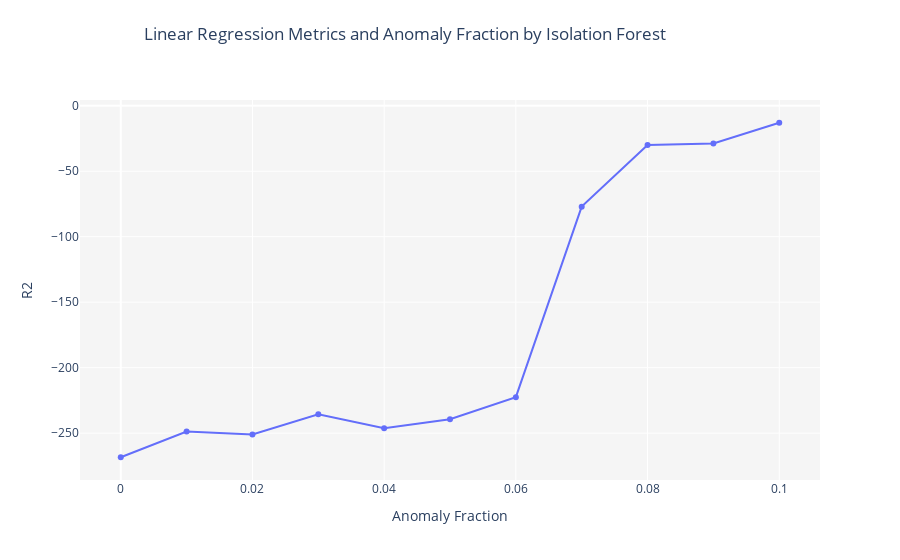

The code cell stored with this chart in its notebook:
### Code cell
tuned = tune_model(iforest,supervised_target = 'attack')

### Figure 1 — Plotly figure (JSON) as saved in the notebook; plotly's stock layout.template omitted (floating-point values rounded to 4 significant figures)
{"data": [{"mode": "lines+markers", "name": "R2", "type": "scatter", "x": [0, 0.01, 0.02, 0.03, 0.04, 0.05, 0.06, 0.07, 0.08, 0.09, 0.1], "y": [-268.4, -248.8, -251.0, -235.7, -246.3, -239.4, -222.5, -77.03, -29.91, -28.78, -12.97]}], "layout": {"plot_bgcolor": "rgb(245,245,245)", "title": {"text": "Linear Regression Metrics and Anomaly Fraction by Isolation Forest", "x": 0.45, "xanchor": "center", "y": 0.95, "yanchor": "top"}, "xaxis": {"title": {"text": "Anomaly Fraction"}}, "yaxis": {"title": {"text": "R2"}}}}
